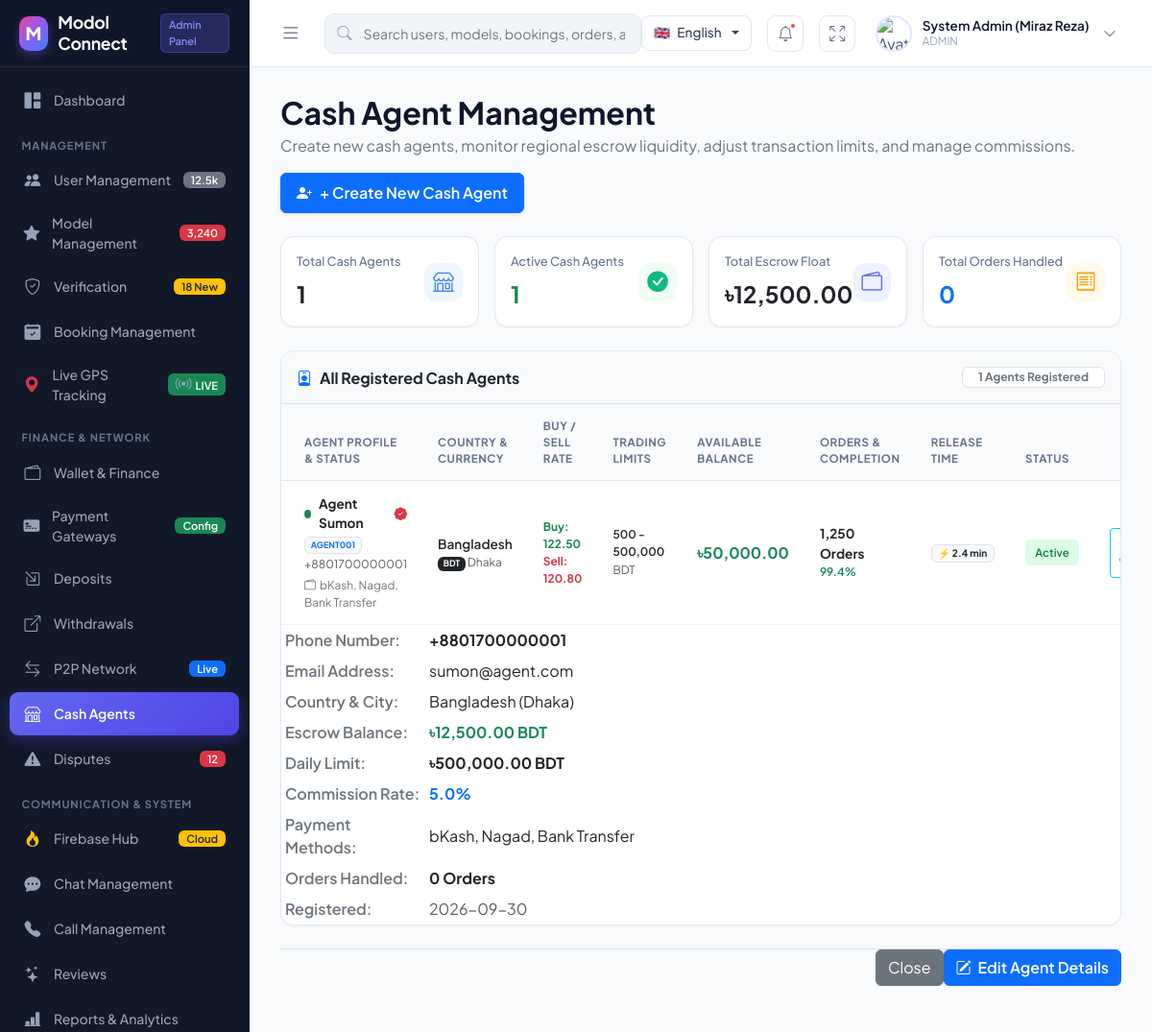
/admin/cash_agents.php (signed in), run on an earlier commit of the app's database.
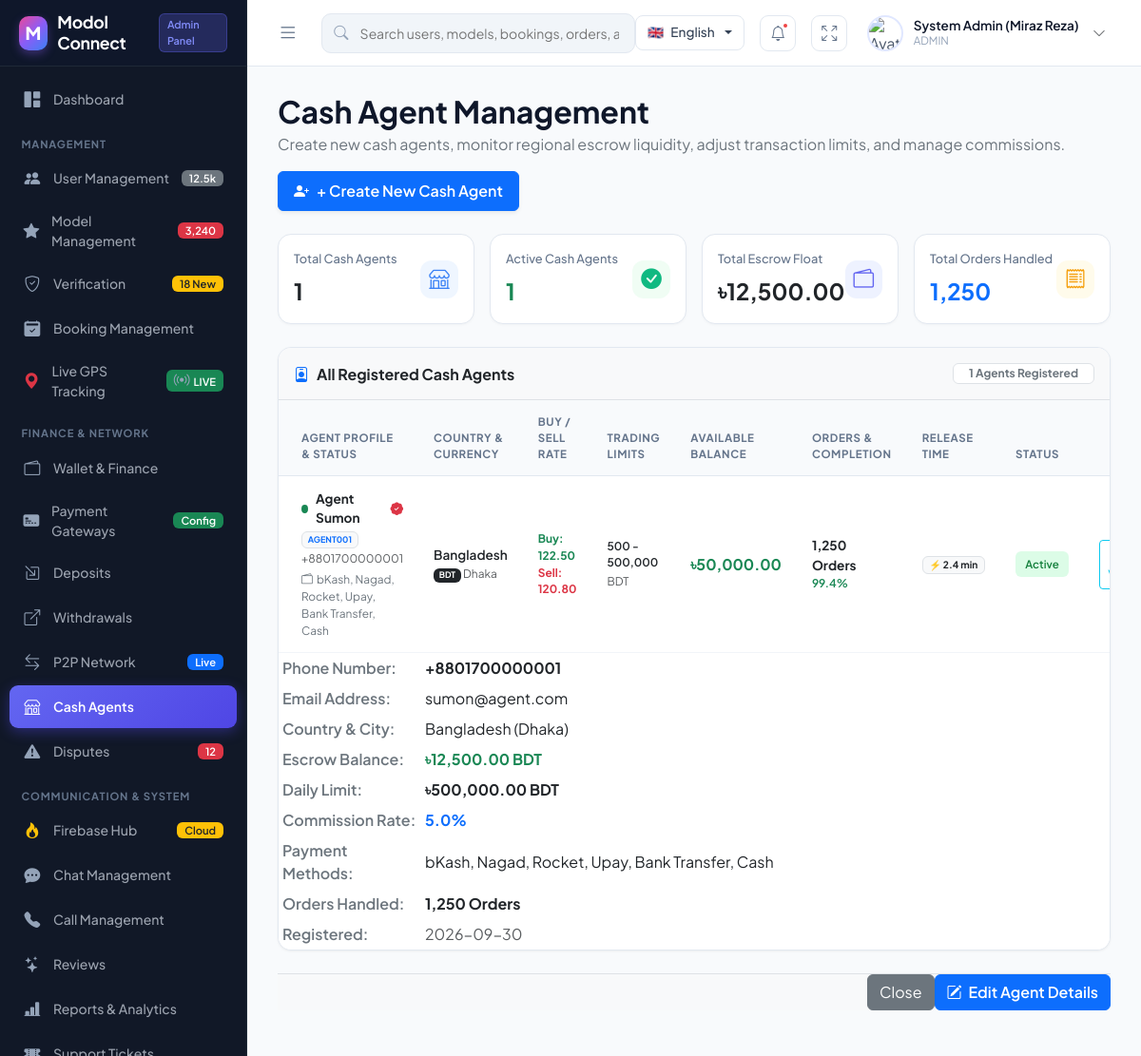
And on a later commit of the database.
### tables this page shows
CREATE TABLE IF NOT EXISTS `cash_agents` (
    `id` INT AUTO_INCREMENT PRIMARY KEY,
    `agent_code` VARCHAR(50) UNIQUE NOT NULL,
    `name` VARCHAR(100) NOT NULL,
    `phone` VARCHAR(30) UNIQUE NOT NULL,
    `email` VARCHAR(150) UNIQUE NOT NULL,
    `password` VARCHAR(255) NOT NULL,
    `country` VARCHAR(50) DEFAULT 'Bangladesh',
    `city` VARCHAR(100) DEFAULT 'Dhaka',
    `currency` VARCHAR(10) DEFAULT 'BDT',
    `buy_rate` DECIMAL(12,4) DEFAULT 122.5000,
    `sell_rate` DECIMAL(12,4) DEFAULT 120.8000,
    `min_limit` DECIMAL(12,2) DEFAULT 500.00,
    `max_limit` DECIMAL(12,2) DEFAULT 500000.00,
    `daily_limit` DECIMAL(12,2) DEFAULT 500000.00,
    `payment_methods` VARCHAR(255) DEFAULT 'bKash, Nagad, Rocket, Upay, Bank Transfer, Cash',
    `commission_rate` DECIMAL(5,2) DEFAULT 5.00,
    `wallet_balance` DECIMAL(12,2) DEFAULT 0.00,
    `available_balance` DECIMAL(12,2) DEFAULT 50000.00,
    `orders_count` INT DEFAULT 1250,
    `total_orders` INT DEFAULT 1250,
    `completion_rate` VARCHAR(20) DEFAULT '99.4%',
    `avg_release_time` VARCHAR(20) DEFAULT '2.4 min',
    `rating` DECIMAL(3,2) DEFAULT 4.95,
    `is_online` TINYINT(1) DEFAULT 1,
    `is_verified` TINYINT(1) DEFAULT 1,
    `status` ENUM('ACTIVE', 'SUSPENDED') DEFAULT 'ACTIVE',
    `created_at` TIMESTAMP DEFAULT CURRENT_TIMESTAMP
);

### admin/cash_agents.php (the view, shortened to what the rows shown need)
<?php
require_once __DIR__ . '/layout.php';
$db = Database::getInstance();
try {
    if (Database::isMySQL()) {
        $db->exec("
        CREATE TABLE IF NOT EXISTS `cash_agents` (
            `id` INT AUTO_INCREMENT PRIMARY KEY,
            `agent_code` VARCHAR(50) UNIQUE NOT NULL,
            `name` VARCHAR(100) NOT NULL,
            `phone` VARCHAR(30) UNIQUE NOT NULL,
            `email` VARCHAR(150) UNIQUE NOT NULL,
            `password` VARCHAR(255) NOT NULL,
            `country` VARCHAR(50) DEFAULT 'Bangladesh',
            `city` VARCHAR(100) DEFAULT 'Dhaka',
            `currency` VARCHAR(10) DEFAULT 'BDT',
            `buy_rate` DECIMAL(12,4) DEFAULT 122.5000,
            `sell_rate` DECIMAL(12,4) DEFAULT 120.8000,
            `min_limit` DECIMAL(12,2) DEFAULT 500.00,
            `max_limit` DECIMAL(12,2) DEFAULT 500000.00,
            `daily_limit` DECIMAL(12,2) DEFAULT 500000.00,
            `payment_methods` VARCHAR(255) DEFAULT 'bKash, Nagad, Rocket, Upay, Bank Transfer, Cash',
            `commission_rate` DECIMAL(5,2) DEFAULT 5.00,
            `wallet_balance` DECIMAL(12,2) DEFAULT 0.00,
            `available_balance` DECIMAL(12,2) DEFAULT 50000.00,
            `orders_count` INT DEFAULT 1250,
            `total_orders` INT DEFAULT 1250,
            `completion_rate` VARCHAR(20) DEFAULT '99.4%',
            `avg_release_time` VARCHAR(20) DEFAULT '2.4 min',
            `rating` DECIMAL(3,2) DEFAULT 4.95,
            `is_online` TINYINT(1) DEFAULT 1,
            `is_verified` TINYINT(1) DEFAULT 1,
            `status` VARCHAR(20) DEFAULT 'ACTIVE',
            `created_at` TIMESTAMP DEFAULT CURRENT_TIMESTAMP
        ) ENGINE=InnoDB DEFAULT CHARSET=utf8mb4 COLLATE=utf8mb4_unicode_ci
        ");
    }
} catch (Throwable $e) {
    error_log("Cash agents table check notice: " . $e->getMessage());
}
$agentExtraCols = [
    'currency' => "TEXT DEFAULT 'BDT'",
    'buy_rate' => "REAL DEFAULT 122.50",
    'sell_rate' => "REAL DEFAULT 120.80",
    'min_limit' => "REAL DEFAULT 500.0",
    'max_limit' => "REAL DEFAULT 500000.0",
    'available_balance' => "REAL DEFAULT 50000.0",
    'is_online' => "INTEGER DEFAULT 1",
    'is_verified' => "INTEGER DEFAULT 1",
    'total_orders' => "INTEGER DEFAULT 1250",
    'completion_rate' => "TEXT DEFAULT '99.4%'",
    'avg_release_time' => "TEXT DEFAULT '2.4 min'"
];
foreach ($agentExtraCols as $cName => $cDef) {
    try {
        $db->exec("ALTER TABLE cash_agents ADD COLUMN $cName $cDef");
    } catch (Throwable $e) {}
}
$agentsStmt = $db->query("SELECT * FROM cash_agents ORDER BY id DESC");
$agentsList = $agentsStmt->fetchAll(PDO::FETCH_ASSOC);
$activeAgents = count(array_filter($agentsList, fn($a) => $a['status'] === 'ACTIVE'));
$totalEscrow = array_sum(array_map(fn($a) => (float)$a['wallet_balance'], $agentsList));
$totalOrders = array_sum(array_map(fn($a) => (int)($a['orders_count'] ?? 0), $agentsList));
?>
<div class="d-flex justify-content-between align-items-center mb-4 flex-wrap gap-3">
    <div>
        <h2 class="fw-bold mb-1" style="color: #0f172a;">Cash Agent Management</h2>
    </div>
</div>
<div class="row g-3 mb-4">
    <div class="col-xl-3 col-sm-6">
        <div class="kpi-card p-3">
            <div>
                <div class="kpi-title small">Active Cash Agents</div>
                <div class="fw-bold text-success fs-4"><?= $activeAgents ?></div>
            </div>
        </div>
    </div>
    <div class="col-xl-3 col-sm-6">
        <div class="kpi-card p-3">
            <div>
                <div class="kpi-title small">Total Escrow Float</div>
                <div class="fw-bold text-dark fs-4">৳<?= number_format($totalEscrow, 2) ?></div>
            </div>
        </div>
    </div>
    <div class="col-xl-3 col-sm-6">
        <div class="kpi-card p-3">
            <div>
                <div class="kpi-title small">Total Orders Handled</div>
                <div class="fw-bold text-primary fs-4"><?= number_format($totalOrders) ?></div>
            </div>
        </div>
    </div>
</div>
<div class="card card-custom p-0 overflow-hidden mb-4">
    <div class="table-responsive">
        <table class="table table-custom align-middle mb-0">
            <thead>
                <tr>
                    <th class="ps-4">Agent Profile & Status</th>
                    <th>Country & Currency</th>
                    <th>Buy / Sell Rate</th>
                    <th>Trading Limits</th>
                    <th>Available Balance</th>
                    <th>Orders & Completion</th>
                    <th>Release Time</th>
                    <th>Status</th>
                    <th class="text-end pe-4">Actions</th>
                </tr>
            </thead>
            <tbody>
                <?php if (empty($agentsList)): ?>
                <tr>
                    <td colspan="9" class="text-center py-4 text-muted">No cash agents created yet. Click "+ Create New Cash Agent" above.</td>
                </tr>
                <?php else: ?>
                <?php foreach ($agentsList as $a): ?>
                <tr>
                    <td class="ps-4">
                        <div class="d-flex align-items-center gap-2">
                            <span class="rounded-circle <?= !empty($a['is_online']) ? 'bg-success' : 'bg-secondary' ?>" style="width: 9px; height: 9px; display: inline-block;" title="<?= !empty($a['is_online']) ? 'Online' : 'Offline' ?>"></span>
                            <span class="fw-bold text-dark"><?= htmlspecialchars($a['name']) ?></span>
                            <?php if (!empty($a['is_verified'])): ?>
                                <i class="bi bi-patch-check-fill text-danger" title="Verified Merchant"></i>
                            <?php endif; ?>
                        </div>
                        <small class="text-muted"><span class="badge bg-light text-primary border me-1"><?= htmlspecialchars($a['agent_code']) ?></span> <?= htmlspecialchars($a['phone']) ?></small>
                        <div class="mt-1 small text-secondary">
                            <i class="bi bi-wallet2 me-1"></i><?= htmlspecialchars($a['payment_methods'] ?: 'bKash, Nagad, Bank') ?>
                        </div>
                    </td>
                    <td>
                        <span class="fw-semibold text-dark"><?= htmlspecialchars($a['country'] ?: 'Bangladesh') ?></span>
                        <div class="small"><span class="badge bg-dark"><?= htmlspecialchars($a['currency'] ?: 'BDT') ?></span> <span class="text-muted"><?= htmlspecialchars($a['city'] ?: 'Dhaka') ?></span></div>
                    </td>
                    <td>
                        <div class="small text-success fw-bold">Buy: <?= number_format((float)($a['buy_rate'] ?? 122.50), 2) ?></div>
                        <div class="small text-danger fw-bold">Sell: <?= number_format((float)($a['sell_rate'] ?? 120.80), 2) ?></div>
                    </td>
                    <td>
                        <div class="small fw-semibold text-dark">
                            <?= number_format((float)($a['min_limit'] ?? 500.0)) ?> - <?= number_format((float)($a['max_limit'] ?? 500000.0)) ?>
                        </div>
                        <small class="text-muted"><?= htmlspecialchars($a['currency'] ?: 'BDT') ?></small>
                    </td>
                    <td>
                        <span class="fw-bold text-success fs-6">৳<?= number_format((float)($a['available_balance'] ?? $a['wallet_balance']), 2) ?></span>
                    </td>
                    <td>
                        <div class="fw-bold text-dark"><?= number_format((int)($a['total_orders'] ?? $a['orders_count'] ?? 1250)) ?> Orders</div>
                        <div class="small text-success fw-semibold"><?= htmlspecialchars($a['completion_rate'] ?: '99.4%') ?></div>
                    </td>
                    <td>
                        <span class="badge bg-light text-dark border">
                            ⚡ <?= htmlspecialchars($a['avg_release_time'] ?: '2.4 min') ?>
                        </span>
                    </td>
                    <td>
                        <?php if ($a['status'] === 'ACTIVE'): ?>
                            <span class="badge-status badge-approved">Active</span>
                        <?php else: ?>
                            <span class="badge-status badge-disputed">Suspended</span>
                        <?php endif; ?>
                    </td>
                    <td class="text-end pe-4">
                        <div class="d-flex justify-content-end gap-1">
                            <button class="btn btn-sm btn-outline-info" data-bs-toggle="modal" data-bs-target="#viewAgentModal<?= $a['id'] ?>" title="View Agent Profile">
                            </button>
                        </div>
                    </td>
                </tr>
                <div class="modal fade" id="viewAgentModal<?= $a['id'] ?>" tabindex="-1">
                    <div class="modal-dialog modal-dialog-centered modal-lg">
                        <div class="modal-content border-0 shadow-lg" style="border-radius: 16px;">
                            <div class="modal-body p-4">
                                <div class="row g-4">
                                    <div class="col-md-7">
                                        <table class="table table-sm table-borderless align-middle mb-0">
                                            <tbody>
                                                <tr>
                                                    <td class="text-secondary fw-semibold" style="width: 150px;">Phone Number:</td>
                                                    <td class="text-dark fw-bold"><?= htmlspecialchars($a['phone']) ?></td>
                                                </tr>
                                                <tr>
                                                    <td class="text-secondary fw-semibold">Email Address:</td>
                                                    <td class="text-dark"><?= htmlspecialchars($a['email']) ?></td>
                                                </tr>
                                                <tr>
                                                    <td class="text-secondary fw-semibold">Country & City:</td>
                                                    <td class="text-dark"><?= htmlspecialchars($a['country'] ?: 'Bangladesh') ?> (<?= htmlspecialchars($a['city'] ?: 'Dhaka') ?>)</td>
                                                </tr>
                                                <tr>
                                                    <td class="text-secondary fw-semibold">Escrow Balance:</td>
                                                    <td class="text-success fw-bold fs-6">৳<?= number_format((float)$a['wallet_balance'], 2) ?> BDT</td>
                                                </tr>
                                                <tr>
                                                    <td class="text-secondary fw-semibold">Daily Limit:</td>
                                                    <td class="text-dark fw-bold">৳<?= number_format((float)($a['daily_limit'] ?? 500000.0), 2) ?> BDT</td>
                                                </tr>
                                                <tr>
                                                    <td class="text-secondary fw-semibold">Commission Rate:</td>
                                                    <td class="text-primary fw-bold"><?= number_format((float)$a['commission_rate'], 1) ?>%</td>
                                                </tr>
                                                <tr>
                                                    <td class="text-secondary fw-semibold">Payment Methods:</td>
                                                    <td class="text-dark"><?= htmlspecialchars($a['payment_methods'] ?: 'bKash, Nagad, Bank Transfer') ?></td>
                                                </tr>
                                                <tr>
                                                    <td class="text-secondary fw-semibold">Orders Handled:</td>
                                                    <td class="text-dark fw-bold"><?= number_format((int)($a['orders_count'] ?? 0)) ?> Orders</td>
                                                </tr>
                                                <tr>
                                                    <td class="text-secondary fw-semibold">Registered:</td>
                                                    <td class="text-muted"><?= htmlspecialchars(substr((string)$a['created_at'], 0, 10)) ?></td>
                                                </tr>
                                            </tbody>
                                        </table>
                                    </div>
                                </div>
                            </div>
                            <div class="modal-footer border-top bg-light">
                                <button type="button" class="btn btn-secondary" data-bs-dismiss="modal">Close</button>
                                <button type="button" class="btn btn-primary fw-semibold" data-bs-dismiss="modal" data-bs-toggle="modal" data-bs-target="#editAgentModal<?= $a['id'] ?>">
                                    <i class="bi bi-pencil-square me-1"></i> Edit Agent Details
                                </button>
                            </div>
                        </div>
                    </div>
                </div>
                <?php endforeach; ?>
                <?php endif; ?>
            </tbody>
        </table>
    </div>
</div>

What changed in the data, as far as the page shows it:
changed cash_agents "sumon@agent.com": orders_count "0" → "1,250"; payment_methods "bKash, Nagad, Bank Transfer" → "bKash, Nagad, Rocket, Upay, Bank Transfer, Cash"
